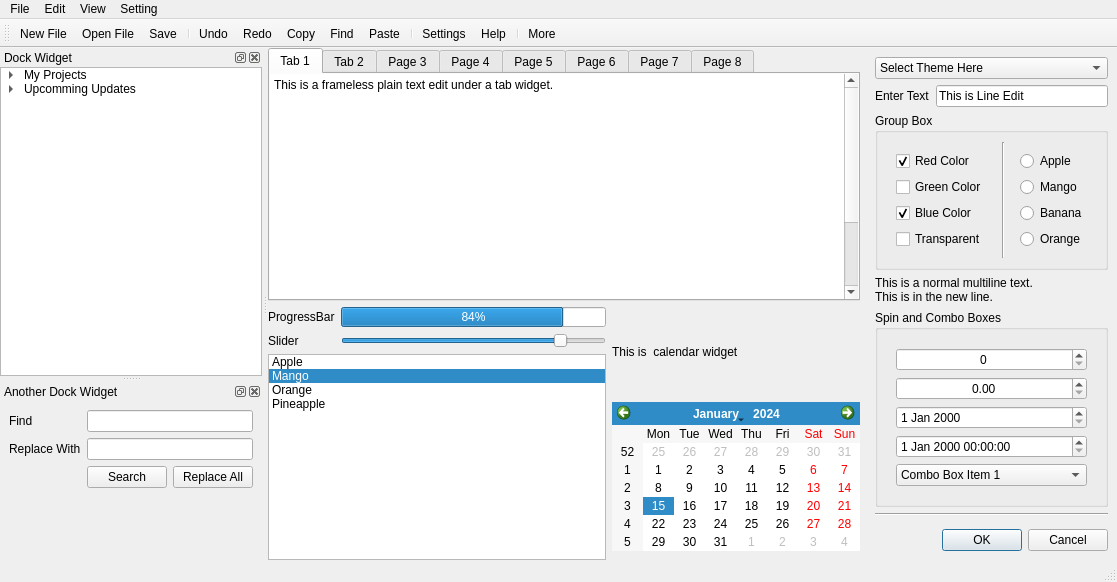
<?xml version="1.0" encoding="UTF-8"?>
<ui version="4.0">
 <class>MainWindow</class>
 <widget class="QMainWindow" name="MainWindow">
  <property name="geometry">
   <rect>
    <x>0</x>
    <y>0</y>
    <width>1117</width>
    <height>582</height>
   </rect>
  </property>
  <property name="sizePolicy">
   <sizepolicy hsizetype="Minimum" vsizetype="Preferred">
    <horstretch>0</horstretch>
    <verstretch>0</verstretch>
   </sizepolicy>
  </property>
  <property name="windowTitle">
   <string>DarkTheme Example</string>
  </property>
  <property name="iconSize">
   <size>
    <width>16</width>
    <height>16</height>
   </size>
  </property>
  <widget class="QWidget" name="centralwidget">
   <layout class="QHBoxLayout" name="horizontalLayout_4">
    <property name="leftMargin">
     <number>0</number>
    </property>
    <property name="topMargin">
     <number>0</number>
    </property>
    <property name="rightMargin">
     <number>0</number>
    </property>
    <property name="bottomMargin">
     <number>0</number>
    </property>
    <item>
     <layout class="QVBoxLayout" name="verticalLayout_2">
      <item>
       <widget class="QTabWidget" name="tabWidget">
        <property name="tabPosition">
         <enum>QTabWidget::North</enum>
        </property>
        <property name="currentIndex">
         <number>0</number>
        </property>
        <widget class="QWidget" name="tab">
         <attribute name="title">
          <string>Tab 1</string>
         </attribute>
         <layout class="QVBoxLayout" name="verticalLayout_5">
          <property name="leftMargin">
           <number>0</number>
          </property>
          <property name="topMargin">
           <number>0</number>
          </property>
          <property name="rightMargin">
           <number>0</number>
          </property>
          <property name="bottomMargin">
           <number>0</number>
          </property>
          <item>
           <widget class="QPlainTextEdit" name="plainTextEdit">
            <property name="frameShape">
             <enum>QFrame::NoFrame</enum>
            </property>
            <property name="plainText">
             <string>This is a frameless plain text edit under a tab widget.




















This line is just to show slide bar.</string>
            </property>
           </widget>
          </item>
         </layout>
        </widget>
        <widget class="QWidget" name="tab_2">
         <attribute name="title">
          <string>Tab 2</string>
         </attribute>
        </widget>
        <widget class="QWidget" name="tab_3">
         <attribute name="title">
          <string>Page 3</string>
         </attribute>
        </widget>
        <widget class="QWidget" name="tab_4">
         <attribute name="title">
          <string>Page 4</string>
         </attribute>
        </widget>
        <widget class="QWidget" name="tab_5">
         <attribute name="title">
          <string>Page 5</string>
         </attribute>
        </widget>
        <widget class="QWidget" name="tab_6">
         <attribute name="title">
          <string>Page 6</string>
         </attribute>
        </widget>
        <widget class="QWidget" name="tab_7">
         <attribute name="title">
          <string>Page 7</string>
         </attribute>
        </widget>
        <widget class="QWidget" name="tab_8">
         <attribute name="title">
          <string>Page 8</string>
         </attribute>
        </widget>
       </widget>
      </item>
      <item>
       <layout class="QHBoxLayout" name="horizontalLayout_7">
        <item>
         <layout class="QVBoxLayout" name="verticalLayout_6">
          <item>
           <layout class="QFormLayout" name="formLayout_2">
            <item row="0" column="0">
             <widget class="QLabel" name="label_6">
              <property name="text">
               <string>ProgressBar</string>
              </property>
             </widget>
            </item>
            <item row="0" column="1">
             <widget class="QProgressBar" name="progressBar">
              <property name="maximumSize">
               <size>
                <width>16777215</width>
                <height>20</height>
               </size>
              </property>
              <property name="value">
               <number>84</number>
              </property>
             </widget>
            </item>
            <item row="1" column="0">
             <widget class="QLabel" name="label_5">
              <property name="text">
               <string>Slider</string>
              </property>
             </widget>
            </item>
            <item row="1" column="1">
             <widget class="QSlider" name="horizontalSlider">
              <property name="value">
               <number>84</number>
              </property>
              <property name="orientation">
               <enum>Qt::Horizontal</enum>
              </property>
             </widget>
            </item>
           </layout>
          </item>
          <item>
           <widget class="QListWidget" name="listWidget">
            <property name="currentRow">
             <number>1</number>
            </property>
            <item>
             <property name="text">
              <string>Apple</string>
             </property>
            </item>
            <item>
             <property name="text">
              <string>Mango</string>
             </property>
            </item>
            <item>
             <property name="text">
              <string>Orange</string>
             </property>
            </item>
            <item>
             <property name="text">
              <string>Pineapple</string>
             </property>
            </item>
           </widget>
          </item>
         </layout>
        </item>
        <item>
         <layout class="QVBoxLayout" name="verticalLayout_8">
          <property name="bottomMargin">
           <number>9</number>
          </property>
          <item>
           <widget class="QLabel" name="label_7">
            <property name="text">
             <string>This is  calendar widget</string>
            </property>
           </widget>
          </item>
          <item alignment="Qt::AlignLeft|Qt::AlignBottom">
           <widget class="QCalendarWidget" name="calendarWidget">
            <property name="sizePolicy">
             <sizepolicy hsizetype="Maximum" vsizetype="Maximum">
              <horstretch>0</horstretch>
              <verstretch>0</verstretch>
             </sizepolicy>
            </property>
           </widget>
          </item>
         </layout>
        </item>
       </layout>
      </item>
     </layout>
    </item>
    <item>
     <widget class="QFrame" name="frame">
      <property name="sizePolicy">
       <sizepolicy hsizetype="Maximum" vsizetype="Preferred">
        <horstretch>0</horstretch>
        <verstretch>0</verstretch>
       </sizepolicy>
      </property>
      <layout class="QVBoxLayout" name="verticalLayout">
       <item>
        <widget class="QComboBox" name="theme_combobox">
         <item>
          <property name="text">
           <string>Select Theme Here</string>
          </property>
         </item>
         <item>
          <property name="text">
           <string>Dark Purple</string>
          </property>
         </item>
         <item>
          <property name="text">
           <string>Dark Green</string>
          </property>
         </item>
         <item>
          <property name="text">
           <string>Dark Blue</string>
          </property>
         </item>
         <item>
          <property name="text">
           <string>Dark Maroon</string>
          </property>
         </item>
        </widget>
       </item>
       <item>
        <layout class="QHBoxLayout" name="horizontalLayout_3">
         <item>
          <widget class="QLabel" name="label_2">
           <property name="text">
            <string>Enter Text</string>
           </property>
          </widget>
         </item>
         <item>
          <widget class="QLineEdit" name="lineEdit">
           <property name="text">
            <string>This is Line Edit </string>
           </property>
           <property name="cursorMoveStyle">
            <enum>Qt::LogicalMoveStyle</enum>
           </property>
          </widget>
         </item>
        </layout>
       </item>
       <item>
        <widget class="QGroupBox" name="frame_2">
         <property name="title">
          <string>Group Box</string>
         </property>
         <layout class="QHBoxLayout" name="horizontalLayout_2">
          <item>
           <widget class="QFrame" name="frame_3">
            <layout class="QVBoxLayout" name="verticalLayout_3">
             <item>
              <widget class="QCheckBox" name="checkBox_4">
               <property name="text">
                <string>Red Color</string>
               </property>
               <property name="checked">
                <bool>true</bool>
               </property>
               <property name="tristate">
                <bool>false</bool>
               </property>
              </widget>
             </item>
             <item>
              <widget class="QCheckBox" name="checkBox">
               <property name="text">
                <string>Green Color</string>
               </property>
              </widget>
             </item>
             <item>
              <widget class="QCheckBox" name="checkBox_2">
               <property name="text">
                <string>Blue Color</string>
               </property>
               <property name="checked">
                <bool>true</bool>
               </property>
              </widget>
             </item>
             <item>
              <widget class="QCheckBox" name="checkBox_3">
               <property name="text">
                <string>Transparent</string>
               </property>
              </widget>
             </item>
            </layout>
           </widget>
          </item>
          <item>
           <widget class="Line" name="line">
            <property name="orientation">
             <enum>Qt::Vertical</enum>
            </property>
           </widget>
          </item>
          <item>
           <widget class="QFrame" name="frame_4">
            <layout class="QVBoxLayout" name="verticalLayout_4">
             <item>
              <widget class="QRadioButton" name="radioButton_4">
               <property name="text">
                <string>Apple</string>
               </property>
               <property name="checked">
                <bool>false</bool>
               </property>
              </widget>
             </item>
             <item>
              <widget class="QRadioButton" name="radioButton_3">
               <property name="text">
                <string>Mango</string>
               </property>
              </widget>
             </item>
             <item>
              <widget class="QRadioButton" name="radioButton">
               <property name="text">
                <string>Banana</string>
               </property>
              </widget>
             </item>
             <item>
              <widget class="QRadioButton" name="radioButton_2">
               <property name="text">
                <string>Orange</string>
               </property>
               <property name="checked">
                <bool>false</bool>
               </property>
              </widget>
             </item>
            </layout>
           </widget>
          </item>
         </layout>
        </widget>
       </item>
       <item>
        <layout class="QHBoxLayout" name="horizontalLayout">
         <item>
          <widget class="QLabel" name="label">
           <property name="text">
            <string>This is a normal multiline text.
This is in the new line.</string>
           </property>
          </widget>
         </item>
        </layout>
       </item>
       <item>
        <widget class="QGroupBox" name="groupBox_2">
         <property name="title">
          <string>Spin and Combo Boxes</string>
         </property>
         <layout class="QHBoxLayout" name="horizontalLayout_5">
          <item>
           <widget class="QWidget" name="widget" native="true">
            <layout class="QVBoxLayout" name="verticalLayout_7">
             <item>
              <widget class="QSpinBox" name="spinBox_2">
               <property name="alignment">
                <set>Qt::AlignCenter</set>
               </property>
              </widget>
             </item>
             <item>
              <widget class="QDoubleSpinBox" name="doubleSpinBox">
               <property name="alignment">
                <set>Qt::AlignCenter</set>
               </property>
              </widget>
             </item>
             <item>
              <widget class="QDateEdit" name="dateEdit_3">
               <property name="alignment">
                <set>Qt::AlignLeading|Qt::AlignLeft|Qt::AlignVCenter</set>
               </property>
              </widget>
             </item>
             <item>
              <widget class="QDateTimeEdit" name="dateTimeEdit">
               <property name="alignment">
                <set>Qt::AlignLeading|Qt::AlignLeft|Qt::AlignVCenter</set>
               </property>
              </widget>
             </item>
             <item>
              <widget class="QComboBox" name="comboBox">
               <item>
                <property name="text">
                 <string>Combo Box Item 1</string>
                </property>
               </item>
               <item>
                <property name="text">
                 <string>Combo Box Item 2</string>
                </property>
               </item>
               <item>
                <property name="text">
                 <string>Combo Box Item 3</string>
                </property>
               </item>
               <item>
                <property name="text">
                 <string>Combo Box Item 4</string>
                </property>
               </item>
              </widget>
             </item>
            </layout>
           </widget>
          </item>
         </layout>
        </widget>
       </item>
       <item>
        <widget class="Line" name="line_2">
         <property name="orientation">
          <enum>Qt::Horizontal</enum>
         </property>
        </widget>
       </item>
       <item>
        <spacer name="verticalSpacer">
         <property name="orientation">
          <enum>Qt::Vertical</enum>
         </property>
         <property name="sizeHint" stdset="0">
          <size>
           <width>20</width>
           <height>40</height>
          </size>
         </property>
        </spacer>
       </item>
       <item>
        <widget class="QDialogButtonBox" name="buttonBox">
         <property name="standardButtons">
          <set>QDialogButtonBox::Cancel|QDialogButtonBox::Ok</set>
         </property>
        </widget>
       </item>
      </layout>
     </widget>
    </item>
   </layout>
  </widget>
  <widget class="QMenuBar" name="menubar">
   <property name="geometry">
    <rect>
     <x>0</x>
     <y>0</y>
     <width>1117</width>
     <height>22</height>
    </rect>
   </property>
   <widget class="QMenu" name="menuFile">
    <property name="title">
     <string>File</string>
    </property>
    <addaction name="actionNew_File"/>
    <addaction name="actionOpen_File"/>
    <addaction name="actionSave"/>
    <addaction name="actionExit"/>
   </widget>
   <widget class="QMenu" name="menuEdit">
    <property name="title">
     <string>Edit</string>
    </property>
    <addaction name="actionUndo"/>
    <addaction name="actionRedo"/>
    <addaction name="actionCopy"/>
    <addaction name="actionPaste"/>
    <addaction name="actionFind"/>
   </widget>
   <widget class="QMenu" name="menuSetting">
    <property name="title">
     <string>Setting</string>
    </property>
    <addaction name="actionHelp"/>
    <addaction name="actionAbout_DarkTheme"/>
    <addaction name="actionAboutQt"/>
    <addaction name="actionSettings"/>
    <addaction name="actionMore"/>
   </widget>
   <widget class="QMenu" name="menuView">
    <property name="title">
     <string>View</string>
    </property>
    <addaction name="actionRead_Only"/>
    <addaction name="actionRead_Write"/>
    <addaction name="actionFull_Screen"/>
    <addaction name="actionProject_View"/>
   </widget>
   <addaction name="menuFile"/>
   <addaction name="menuEdit"/>
   <addaction name="menuView"/>
   <addaction name="menuSetting"/>
  </widget>
  <widget class="QStatusBar" name="statusbar"/>
  <widget class="QToolBar" name="toolBar">
   <property name="windowTitle">
    <string>toolBar</string>
   </property>
   <attribute name="toolBarArea">
    <enum>TopToolBarArea</enum>
   </attribute>
   <attribute name="toolBarBreak">
    <bool>false</bool>
   </attribute>
   <addaction name="actionNew_File"/>
   <addaction name="actionOpen_File"/>
   <addaction name="actionSave"/>
   <addaction name="separator"/>
   <addaction name="actionUndo"/>
   <addaction name="actionRedo"/>
   <addaction name="actionCopy"/>
   <addaction name="actionFind"/>
   <addaction name="actionPaste"/>
   <addaction name="separator"/>
   <addaction name="actionSettings"/>
   <addaction name="actionHelp"/>
   <addaction name="separator"/>
   <addaction name="actionMore"/>
  </widget>
  <widget class="QDockWidget" name="dockWidget">
   <property name="windowTitle">
    <string>Dock Widget</string>
   </property>
   <attribute name="dockWidgetArea">
    <number>1</number>
   </attribute>
   <widget class="QWidget" name="dockWidgetContents">
    <layout class="QHBoxLayout" name="horizontalLayout_8">
     <property name="spacing">
      <number>0</number>
     </property>
     <property name="leftMargin">
      <number>0</number>
     </property>
     <property name="topMargin">
      <number>0</number>
     </property>
     <property name="rightMargin">
      <number>0</number>
     </property>
     <property name="bottomMargin">
      <number>0</number>
     </property>
     <item>
      <widget class="Line" name="line_3">
       <property name="orientation">
        <enum>Qt::Horizontal</enum>
       </property>
      </widget>
     </item>
     <item>
      <widget class="QTreeWidget" name="treeWidget_2">
       <attribute name="headerVisible">
        <bool>false</bool>
       </attribute>
       <column>
        <property name="text">
         <string>New Column</string>
        </property>
       </column>
       <item>
        <property name="text">
         <string>My Projects</string>
        </property>
        <item>
         <property name="text">
          <string>TableKM</string>
         </property>
        </item>
        <item>
         <property name="text">
          <string>KMTableLib</string>
         </property>
        </item>
        <item>
         <property name="text">
          <string>CppEditor</string>
         </property>
        </item>
        <item>
         <property name="text">
          <string>DarkTheme</string>
         </property>
        </item>
        <item>
         <property name="text">
          <string>More</string>
         </property>
        </item>
       </item>
       <item>
        <property name="text">
         <string>Upcomming Updates</string>
        </property>
        <item>
         <property name="text">
          <string>Equivalent Light Themes</string>
         </property>
        </item>
        <item>
         <property name="text">
          <string>New Features In TableKM</string>
         </property>
        </item>
       </item>
      </widget>
     </item>
    </layout>
   </widget>
  </widget>
  <widget class="QDockWidget" name="dockWidget_2">
   <property name="windowTitle">
    <string>Another Dock Widget</string>
   </property>
   <attribute name="dockWidgetArea">
    <number>1</number>
   </attribute>
   <widget class="QWidget" name="dockWidgetContents_2">
    <layout class="QFormLayout" name="formLayout">
     <item row="0" column="0">
      <widget class="QLabel" name="label_3">
       <property name="text">
        <string>Find</string>
       </property>
      </widget>
     </item>
     <item row="0" column="1">
      <widget class="QLineEdit" name="lineEdit_2"/>
     </item>
     <item row="1" column="0">
      <widget class="QLabel" name="label_4">
       <property name="text">
        <string>Replace With</string>
       </property>
      </widget>
     </item>
     <item row="1" column="1">
      <widget class="QLineEdit" name="lineEdit_3"/>
     </item>
     <item row="2" column="1">
      <layout class="QHBoxLayout" name="horizontalLayout_6">
       <item>
        <widget class="QPushButton" name="pushButton_3">
         <property name="text">
          <string>Search</string>
         </property>
        </widget>
       </item>
       <item>
        <widget class="QPushButton" name="pushButton_4">
         <property name="text">
          <string>Replace All</string>
         </property>
        </widget>
       </item>
      </layout>
     </item>
    </layout>
   </widget>
  </widget>
  <action name="actionNew_File">
   <property name="icon">
    <iconset resource="resources.qrc">
     <normaloff>:/example-icon/new.png</normaloff>:/example-icon/new.png</iconset>
   </property>
   <property name="text">
    <string>New File</string>
   </property>
  </action>
  <action name="actionOpen_File">
   <property name="icon">
    <iconset resource="resources.qrc">
     <normaloff>:/example-icon/open.png</normaloff>:/example-icon/open.png</iconset>
   </property>
   <property name="text">
    <string>Open File</string>
   </property>
  </action>
  <action name="actionSave">
   <property name="icon">
    <iconset resource="resources.qrc">
     <normaloff>:/example-icon/save.png</normaloff>:/example-icon/save.png</iconset>
   </property>
   <property name="text">
    <string>Save</string>
   </property>
  </action>
  <action name="actionExit">
   <property name="icon">
    <iconset resource="resources.qrc">
     <normaloff>:/example-icon/quit.png</normaloff>:/example-icon/quit.png</iconset>
   </property>
   <property name="text">
    <string>Exit</string>
   </property>
  </action>
  <action name="actionUndo">
   <property name="icon">
    <iconset resource="resources.qrc">
     <normaloff>:/example-icon/undo.png</normaloff>:/example-icon/undo.png</iconset>
   </property>
   <property name="text">
    <string>Undo</string>
   </property>
  </action>
  <action name="actionRead_Write">
   <property name="checkable">
    <bool>true</bool>
   </property>
   <property name="text">
    <string>Read Write</string>
   </property>
  </action>
  <action name="actionRead_Only">
   <property name="checkable">
    <bool>true</bool>
   </property>
   <property name="checked">
    <bool>true</bool>
   </property>
   <property name="text">
    <string>Read Only</string>
   </property>
  </action>
  <action name="actionFull_Screen">
   <property name="checkable">
    <bool>true</bool>
   </property>
   <property name="text">
    <string>Full Screen</string>
   </property>
  </action>
  <action name="actionHelp">
   <property name="icon">
    <iconset resource="resources.qrc">
     <normaloff>:/example-icon/details.png</normaloff>:/example-icon/details.png</iconset>
   </property>
   <property name="text">
    <string>Help</string>
   </property>
  </action>
  <action name="actionAbout_DarkTheme">
   <property name="icon">
    <iconset resource="resources.qrc">
     <normaloff>:/example-icon/aboutUs.png</normaloff>:/example-icon/aboutUs.png</iconset>
   </property>
   <property name="text">
    <string>About DarkTheme</string>
   </property>
  </action>
  <action name="actionAboutQt">
   <property name="icon">
    <iconset resource="resources.qrc">
     <normaloff>:/example-icon/qt.png</normaloff>:/example-icon/qt.png</iconset>
   </property>
   <property name="text">
    <string>AboutQt</string>
   </property>
  </action>
  <action name="actionMore">
   <property name="icon">
    <iconset resource="resources.qrc">
     <normaloff>:/example-icon/more.png</normaloff>:/example-icon/more.png</iconset>
   </property>
   <property name="text">
    <string>More...</string>
   </property>
  </action>
  <action name="actionRedo">
   <property name="icon">
    <iconset resource="resources.qrc">
     <normaloff>:/example-icon/redo.png</normaloff>:/example-icon/redo.png</iconset>
   </property>
   <property name="text">
    <string>Redo</string>
   </property>
  </action>
  <action name="actionCopy">
   <property name="icon">
    <iconset resource="resources.qrc">
     <normaloff>:/example-icon/copy.png</normaloff>:/example-icon/copy.png</iconset>
   </property>
   <property name="text">
    <string>Copy</string>
   </property>
  </action>
  <action name="actionPaste">
   <property name="icon">
    <iconset resource="resources.qrc">
     <normaloff>:/example-icon/paste.png</normaloff>:/example-icon/paste.png</iconset>
   </property>
   <property name="text">
    <string>Paste</string>
   </property>
  </action>
  <action name="actionProject_View">
   <property name="checkable">
    <bool>true</bool>
   </property>
   <property name="text">
    <string>Show Project View</string>
   </property>
  </action>
  <action name="actionrb1">
   <property name="text">
    <string>rb1</string>
   </property>
  </action>
  <action name="actionrb0">
   <property name="checkable">
    <bool>true</bool>
   </property>
   <property name="text">
    <string>rb0</string>
   </property>
  </action>
  <action name="actionFind">
   <property name="icon">
    <iconset resource="resources.qrc">
     <normaloff>:/example-icon/search.png</normaloff>:/example-icon/search.png</iconset>
   </property>
   <property name="text">
    <string>Find</string>
   </property>
  </action>
  <action name="actionSettings">
   <property name="icon">
    <iconset resource="resources.qrc">
     <normaloff>:/example-icon/settings.png</normaloff>:/example-icon/settings.png</iconset>
   </property>
   <property name="text">
    <string>Settings</string>
   </property>
  </action>
 </widget>
 <tabstops>
  <tabstop>lineEdit</tabstop>
  <tabstop>plainTextEdit</tabstop>
  <tabstop>checkBox_4</tabstop>
  <tabstop>checkBox_2</tabstop>
  <tabstop>checkBox</tabstop>
  <tabstop>checkBox_3</tabstop>
  <tabstop>radioButton_4</tabstop>
  <tabstop>radioButton_3</tabstop>
  <tabstop>radioButton</tabstop>
  <tabstop>radioButton_2</tabstop>
 </tabstops>
 <resources>
  <include location="resources.qrc"/>
 </resources>
 <connections/>
</ui>
